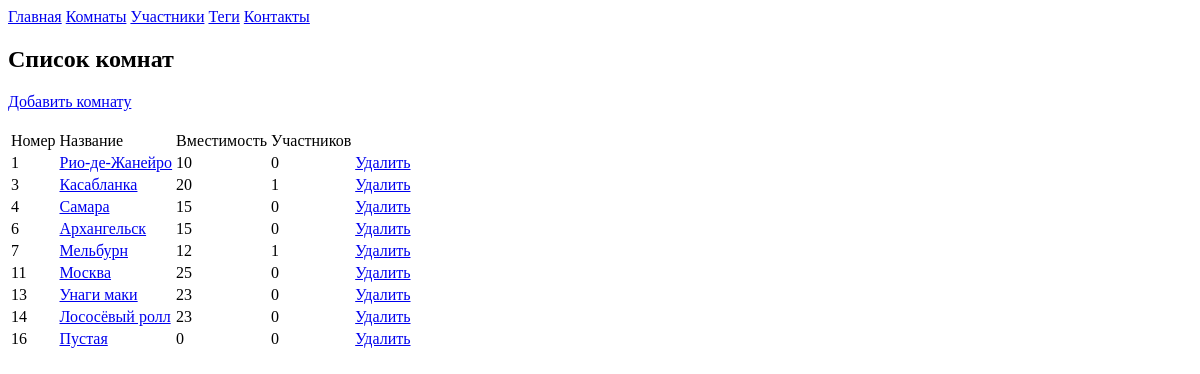
/roulette/chatrooms, run on an earlier commit of the app's database.
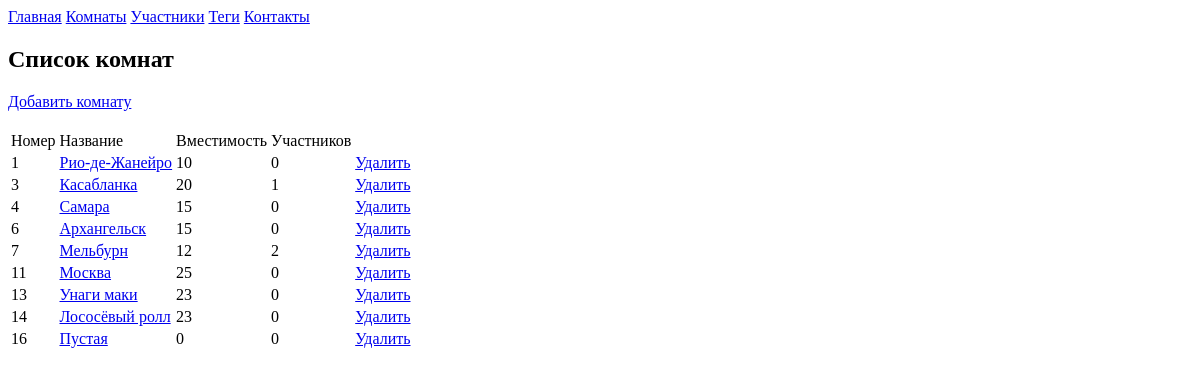
And on a later commit of the database.
### roulette/models.py (models this page shows, shortened)
class ChatRoom(models.Model):
    name = models.CharField(max_length=255)
    capacity = models.IntegerField(default=0)
    occupied = models.IntegerField(default=0)

### roulette/views.py (the view)
# urls.py: path('chatrooms', views.chatrooms),
def chatrooms(request):
    format = request.GET.get('format', 'html')
    if format == 'json':
        chatroomsdata = serializers.serialize('json', ChatRoom.objects.all())
        return JsonResponse({
            'chatrooms': chatroomsdata
        })
    return render(request, 'chatrooms.html', {
            'chatrooms': ChatRoom.objects.all()
        })

### roulette/templates/chatrooms.html (shortened to what this page needs)
{% extends 'base.html' %}
{% block content %}
    <h2>Список комнат</h2>
    <a href="/roulette/addchatroom">Добавить комнату</a>
    <br><br>
    <table>
        <tr>
            <td>Номер</td>
            <td>Название</td>
            <td>Вместимость</td>
            <td>Участников</td>
        </tr>
        {% for chatroom in chatrooms %}
        <tr>
            <td>{{ chatroom.id }}</td>
            <td><a href="/roulette/chatroom/{{ chatroom.id }}">{{ chatroom.name }}</a></td>
            <td>{{ chatroom.capacity }}</td>
            <td>{{ chatroom.occupied }}</td>
            <td><a href="/roulette/removechatroom/{{ chatroom.id }}">Удалить</a></td>
        </tr>
        {% endfor %}
{% endblock %}

What changed in the data, as far as the page shows it:
changed ChatRoom "Мельбурн": occupied "1" → "2"
